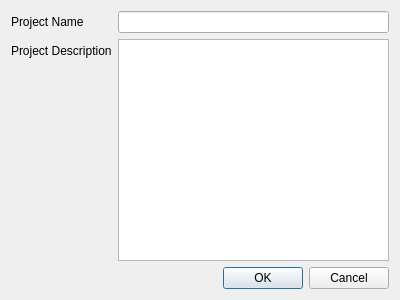
<?xml version="1.0" encoding="UTF-8"?>
<ui version="4.0">
 <class>ProjectDialog</class>
 <widget class="QDialog" name="ProjectDialog">
  <property name="geometry">
   <rect>
    <x>0</x>
    <y>0</y>
    <width>400</width>
    <height>300</height>
   </rect>
  </property>
  <property name="windowTitle">
   <string>Dialog</string>
  </property>
  <layout class="QVBoxLayout" name="verticalLayout">
   <item>
    <layout class="QFormLayout" name="formLayout">
     <item row="0" column="0">
      <widget class="QLabel" name="label">
       <property name="text">
        <string>Project Name</string>
       </property>
      </widget>
     </item>
     <item row="0" column="1">
      <widget class="QLineEdit" name="projectName"/>
     </item>
     <item row="1" column="0">
      <widget class="QLabel" name="label_2">
       <property name="text">
        <string>Project Description</string>
       </property>
      </widget>
     </item>
     <item row="1" column="1">
      <widget class="QTextEdit" name="projectDescription"/>
     </item>
    </layout>
   </item>
   <item>
    <widget class="QDialogButtonBox" name="buttonBox">
     <property name="orientation">
      <enum>Qt::Horizontal</enum>
     </property>
     <property name="standardButtons">
      <set>QDialogButtonBox::Cancel|QDialogButtonBox::Ok</set>
     </property>
    </widget>
   </item>
  </layout>
 </widget>
 <resources/>
 <connections>
  <connection>
   <sender>buttonBox</sender>
   <signal>accepted()</signal>
   <receiver>ProjectDialog</receiver>
   <slot>accept()</slot>
   <hints>
    <hint type="sourcelabel">
     <x>248</x>
     <y>254</y>
    </hint>
    <hint type="destinationlabel">
     <x>157</x>
     <y>274</y>
    </hint>
   </hints>
  </connection>
  <connection>
   <sender>buttonBox</sender>
   <signal>rejected()</signal>
   <receiver>ProjectDialog</receiver>
   <slot>reject()</slot>
   <hints>
    <hint type="sourcelabel">
     <x>316</x>
     <y>260</y>
    </hint>
    <hint type="destinationlabel">
     <x>286</x>
     <y>274</y>
    </hint>
   </hints>
  </connection>
 </connections>
</ui>
